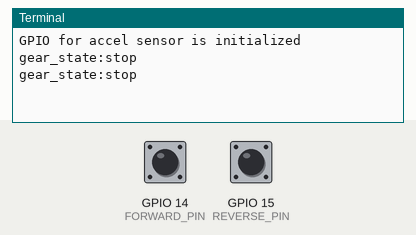
A program run on a simulated Raspberry Pi (BCM pin numbers). On the bench: the last lines printed to the terminal. The inputs (shaded band) are chosen by the test bench; at power-on: GPIO 14 (FORWARD_PIN) HIGH, GPIO 15 (REVERSE_PIN) HIGH.

Above: at 1.2 s.
1.3 s: GPIO 14 (FORWARD_PIN) pulled LOW for 1.2 s
At 2.8 s:
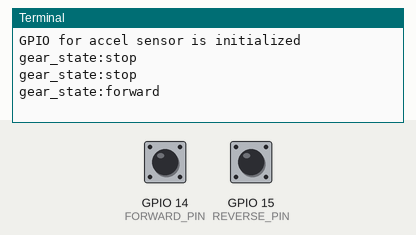
4.0 s: GPIO 15 (REVERSE_PIN) pulled LOW for 1.2 s
At 4.8 s:
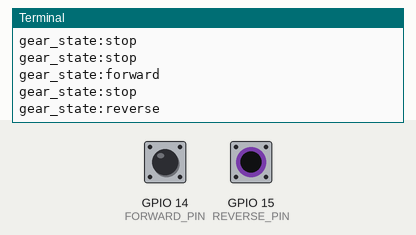

Measured:
- after the input at 1.3 s, the terminal: prints a new line after 0.70 s (image 1)
- after the input at 4.0 s, the terminal: prints a new line at once (image 2)

The program:

accel_sensor.py
```python
import RPi.GPIO as GPIO
from time import sleep


# ギア取得用の入力ピン設定
FORWARD_PIN = 14
REVERSE_PIN = 15

is_initialized = False

def initialize_accel_sensor_gpio():
    global is_initialized
    if is_initialized:
        return

    GPIO.setmode(GPIO.BCM)
    GPIO.setwarnings(False)

    # 入力ピンの設定とプルダウン抵抗の有効化
    GPIO.setup(FORWARD_PIN, GPIO.IN, pull_up_down=GPIO.PUD_UP)
    GPIO.setup(REVERSE_PIN, GPIO.IN, pull_up_down=GPIO.PUD_UP)


    is_initialized = True
    print("GPIO for accel sensor is initialized")

def check_gear_state():
    if not is_initialized:
        initialize_accel_sensor_gpio()

    if GPIO.input(FORWARD_PIN) == GPIO.LOW:
        return "forward"
    elif GPIO.input(REVERSE_PIN) == GPIO.LOW:
        return "reverse"
    else:
        return "stop"

if __name__ == "__main__":
    try:
        initialize_accel_sensor_gpio()
        while True:
            gear_state = check_gear_state()

            print(f"gear_state:{gear_state}")

            sleep(1)  # 1秒ごとに状態をチェック

    except KeyboardInterrupt:
        GPIO.cleanup()
```
